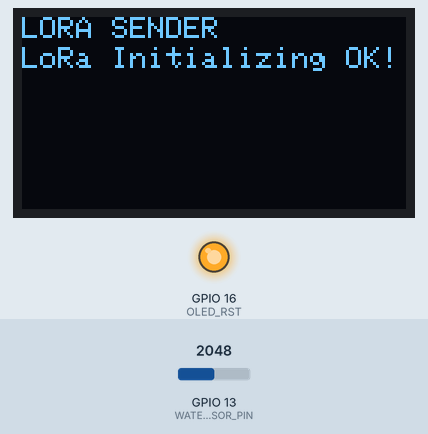
A sketch run on a simulated ESP32. Shown: 128×64 one-colour display, output pins drawn as LEDs (lit = HIGH). Inputs (shaded band) come from the test bench; at power-on: GPIO 13 (WATER_SENSOR_PIN) = 2048. No radio packets arrive unless stated; what the sketch prints to the serial monitor is not drawn.

Above: at 0.2 s.
At 2.3 s:
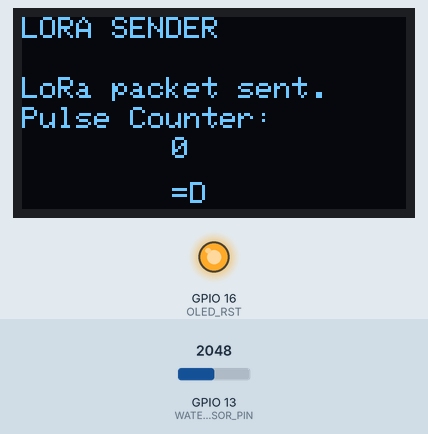
At 3.3 s:
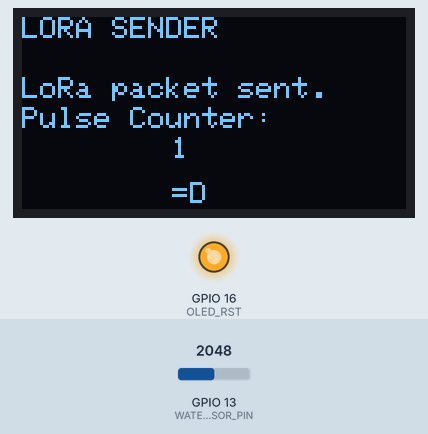

The sketch:

transmitter.ino
```cpp
/*********
  Rui Santos
  Complete project details at https://RandomNerdTutorials.com/ttgo-lora32-sx1276-arduino-ide/
*********/

//Wifi
#include<esp_wifi.h>
#include<WiFi.h>

//Libraries for LoRa
#include <SPI.h>
#include <LoRa.h>

//Libraries for OLED Display
#include <Wire.h>
#include <Adafruit_GFX.h>
#include <Adafruit_SSD1306.h>

//define the pins used by the LoRa transceiver module
#define SCK 5
#define MISO 19
#define MOSI 27
#define SS 18
#define RST 14
#define DIO0 26

//433E6 for Asia
//866E6 for Europe
//915E6 for North America
#define BAND 866E6

//OLED pins
#define OLED_SDA 4
#define OLED_SCL 15
#define OLED_RST 16
#define SCREEN_WIDTH 128 // OLED display width, in pixels
#define SCREEN_HEIGHT 64 // OLED display height, in pixels

#define WATER_SENSOR_PIN 13

// Wifi setup
const char *SSID = "LETICIA E PIETRA";
const char *PWD = "bcc12010410";

void do_stuff();


//packet counter
int counter = 0;
int previousValue = 0;

const int intervalo_sensor = 1000;
int curr_interval = 0;

Adafruit_SSD1306 display(SCREEN_WIDTH, SCREEN_HEIGHT, &Wire, OLED_RST);

void setup() {


  //initialize Serial Monitor
  Serial.begin(9600);

  //reset OLED display via software
  pinMode(OLED_RST, OUTPUT);
  digitalWrite(OLED_RST, LOW);
  delay(20);
  digitalWrite(OLED_RST, HIGH);

  //initialize OLED
  Wire.begin(OLED_SDA, OLED_SCL);
  if(!display.begin(SSD1306_SWITCHCAPVCC, 0x3c, false, false)) { // Address 0x3C for 128x32
    Serial.println(F("SSD1306 allocation failed"));
    for(;;); // Don't proceed, loop forever
  }

  display.clearDisplay();
  display.setTextColor(WHITE);
  display.setTextSize(1);
  display.setCursor(0,0);
  display.print("LORA SENDER ");
  display.display();

  Serial.println("LoRa Sender Test");

  //SPI LoRa pins
  SPI.begin(SCK, MISO, MOSI, SS);
  //setup LoRa transceiver module
  LoRa.setPins(SS, RST, DIO0);

  if (!LoRa.begin(BAND)) {
    Serial.println("Starting LoRa failed!");
    while (1);
  }
  Serial.println("LoRa Initializing OK!");
  display.setCursor(0,10);
  display.print("LoRa Initializing OK!");
  display.display();
  delay(2000);

}

void loop() {
  int sensorValue = analogRead(WATER_SENSOR_PIN);
  float voltage = sensorValue * (5.0/1023.0);

  if ((millis() - curr_interval) > intervalo_sensor)
  {
    curr_interval = millis();

    do_stuff();
    counter = 0;
  }

  if (voltage != previousValue)
  {
    if(voltage > previousValue)
    {
      // do_stuff();
      //Serial.print("+");

      counter++;
    }
    previousValue = sensorValue;
  }

  // delay(10000);
}

void do_stuff()
{

  Serial.print("Pulso ");
  Serial.print(counter);
  Serial.println();

  //Send LoRa packet to receiver
  LoRa.beginPacket();
  LoRa.print("Pulso ");
  LoRa.print(counter);
  LoRa.endPacket();

  display.clearDisplay();
  display.setCursor(0,0);
  display.println("LORA SENDER");
  display.setCursor(0,20);
  display.setTextSize(1);
  display.print("LoRa packet sent.");
  display.setCursor(0,30);
  display.print("Pulse Counter:");
  display.setCursor(50,40);
  display.print(counter);
  display.setCursor(50,55);
  display.print("=D");
  display.display();
}
```

Measured:
- what the display in image 0 shows lasts 2.1 s, from 0.1 s to 2.2 s
- what the display in image 1 shows lasts 1.0 s, from 2.2 s to 3.2 s
